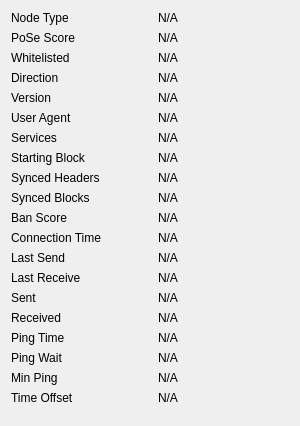
             <widget class="QWidget" name="detailWidget">
              <property name="geometry">
               <rect>
                <x>0</x>
                <y>0</y>
                <width>300</width>
                <height>426</height>
               </rect>
              </property>
              <property name="minimumSize">
               <size>
                <width>300</width>
                <height>0</height>
               </size>
              </property>
              <layout class="QGridLayout" name="gridLayout_2" columnminimumwidth="0,10,0">
               <item row="0" column="0">
                <widget class="QLabel" name="label_50">
                 <property name="text">
                  <string>Node Type</string>
                 </property>
                </widget>
               </item>
               <item row="0" column="2">
                <widget class="QLabel" name="peerNodeType">
                 <property name="cursor">
                  <cursorShape>IBeamCursor</cursorShape>
                 </property>
                 <property name="text">
                  <string>N/A</string>
                 </property>
                 <property name="textFormat">
                  <enum>Qt::PlainText</enum>
                 </property>
                 <property name="textInteractionFlags">
                  <set>Qt::LinksAccessibleByMouse|Qt::TextSelectableByKeyboard|Qt::TextSelectableByMouse</set>
                 </property>
                </widget>
               </item>
               <item row="1" column="0">
                <widget class="QLabel" name="label_51">
                 <property name="text">
                  <string>PoSe Score</string>
                 </property>
                </widget>
               </item>
               <item row="1" column="2">
                <widget class="QLabel" name="peerPoSeScore">
                 <property name="cursor">
                  <cursorShape>IBeamCursor</cursorShape>
                 </property>
                 <property name="text">
                  <string>N/A</string>
                 </property>
                 <property name="textFormat">
                  <enum>Qt::PlainText</enum>
                 </property>
                 <property name="textInteractionFlags">
                  <set>Qt::LinksAccessibleByMouse|Qt::TextSelectableByKeyboard|Qt::TextSelectableByMouse</set>
                 </property>
                </widget>
               </item>
               <item row="2" column="0">
                <widget class="QLabel" name="label_30">
                 <property name="text">
                  <string>Whitelisted</string>
                 </property>
                </widget>
               </item>
               <item row="2" column="2">
                <widget class="QLabel" name="peerWhitelisted">
                 <property name="cursor">
                  <cursorShape>IBeamCursor</cursorShape>
                 </property>
                 <property name="text">
                  <string>N/A</string>
                 </property>
                 <property name="textFormat">
                  <enum>Qt::PlainText</enum>
                 </property>
                 <property name="textInteractionFlags">
                  <set>Qt::LinksAccessibleByMouse|Qt::TextSelectableByKeyboard|Qt::TextSelectableByMouse</set>
                 </property>
                </widget>
               </item>
               <item row="3" column="0">
                <widget class="QLabel" name="label_23">
                 <property name="text">
                  <string>Direction</string>
                 </property>
                </widget>
               </item>
               <item row="3" column="2">
                <widget class="QLabel" name="peerDirection">
                 <property name="cursor">
                  <cursorShape>IBeamCursor</cursorShape>
                 </property>
                 <property name="text">
                  <string>N/A</string>
                 </property>
                 <property name="textFormat">
                  <enum>Qt::PlainText</enum>
                 </property>
                 <property name="textInteractionFlags">
                  <set>Qt::LinksAccessibleByMouse|Qt::TextSelectableByKeyboard|Qt::TextSelectableByMouse</set>
                 </property>
                </widget>
               </item>
               <item row="4" column="0">
                <widget class="QLabel" name="label_21">
                 <property name="text">
                  <string>Version</string>
                 </property>
                </widget>
               </item>
               <item row="4" column="2">
                <widget class="QLabel" name="peerVersion">
                 <property name="cursor">
                  <cursorShape>IBeamCursor</cursorShape>
                 </property>
                 <property name="text">
                  <string>N/A</string>
                 </property>
                 <property name="textFormat">
                  <enum>Qt::PlainText</enum>
                 </property>
                 <property name="textInteractionFlags">
                  <set>Qt::LinksAccessibleByMouse|Qt::TextSelectableByKeyboard|Qt::TextSelectableByMouse</set>
                 </property>
                </widget>
               </item>
               <item row="5" column="0">
                <widget class="QLabel" name="label_28">
                 <property name="text">
                  <string>User Agent</string>
                 </property>
                </widget>
               </item>
               <item row="5" column="2">
                <widget class="QLabel" name="peerSubversion">
                 <property name="cursor">
                  <cursorShape>IBeamCursor</cursorShape>
                 </property>
                 <property name="text">
                  <string>N/A</string>
                 </property>
                 <property name="textFormat">
                  <enum>Qt::PlainText</enum>
                 </property>
                 <property name="wordWrap">
                  <bool>true</bool>
                 </property>
                 <property name="textInteractionFlags">
                  <set>Qt::LinksAccessibleByMouse|Qt::TextSelectableByKeyboard|Qt::TextSelectableByMouse</set>
                 </property>
                </widget>
               </item>
               <item row="6" column="0">
                <widget class="QLabel" name="label_4">
                 <property name="text">
                  <string>Services</string>
                 </property>
                </widget>
               </item>
               <item row="6" column="2">
                <widget class="QLabel" name="peerServices">
                 <property name="cursor">
                  <cursorShape>IBeamCursor</cursorShape>
                 </property>
                 <property name="text">
                  <string>N/A</string>
                 </property>
                 <property name="textFormat">
                  <enum>Qt::PlainText</enum>
                 </property>
                 <property name="textInteractionFlags">
                  <set>Qt::LinksAccessibleByMouse|Qt::TextSelectableByKeyboard|Qt::TextSelectableByMouse</set>
                 </property>
                </widget>
               </item>
               <item row="7" column="0">
                <widget class="QLabel" name="label_29">
                 <property name="text">
                  <string>Starting Block</string>
                 </property>
                </widget>
               </item>
               <item row="7" column="2">
                <widget class="QLabel" name="peerHeight">
                 <property name="cursor">
                  <cursorShape>IBeamCursor</cursorShape>
                 </property>
                 <property name="text">
                  <string>N/A</string>
                 </property>
                 <property name="textFormat">
                  <enum>Qt::PlainText</enum>
                 </property>
                 <property name="textInteractionFlags">
                  <set>Qt::LinksAccessibleByMouse|Qt::TextSelectableByKeyboard|Qt::TextSelectableByMouse</set>
                 </property>
                </widget>
               </item>
               <item row="8" column="0">
                <widget class="QLabel" name="label_27">
                 <property name="text">
                  <string>Synced Headers</string>
                 </property>
                </widget>
               </item>
               <item row="8" column="2">
                <widget class="QLabel" name="peerSyncHeight">
                 <property name="cursor">
                  <cursorShape>IBeamCursor</cursorShape>
                 </property>
                 <property name="text">
                  <string>N/A</string>
                 </property>
                 <property name="textFormat">
                  <enum>Qt::PlainText</enum>
                 </property>
                 <property name="textInteractionFlags">
                  <set>Qt::LinksAccessibleByMouse|Qt::TextSelectableByKeyboard|Qt::TextSelectableByMouse</set>
                 </property>
                </widget>
               </item>
               <item row="9" column="0">
                <widget class="QLabel" name="label_25">
                 <property name="text">
                  <string>Synced Blocks</string>
                 </property>
                </widget>
               </item>
               <item row="9" column="2">
                <widget class="QLabel" name="peerCommonHeight">
                 <property name="cursor">
                  <cursorShape>IBeamCursor</cursorShape>
                 </property>
                 <property name="text">
                  <string>N/A</string>
                 </property>
                 <property name="textFormat">
                  <enum>Qt::PlainText</enum>
                 </property>
                 <property name="textInteractionFlags">
                  <set>Qt::LinksAccessibleByMouse|Qt::TextSelectableByKeyboard|Qt::TextSelectableByMouse</set>
                 </property>
                </widget>
               </item>
               <item row="10" column="0">
                <widget class="QLabel" name="label_24">
                 <property name="text">
                  <string>Ban Score</string>
                 </property>
                </widget>
               </item>
               <item row="10" column="2">
                <widget class="QLabel" name="peerBanScore">
                 <property name="cursor">
                  <cursorShape>IBeamCursor</cursorShape>
                 </property>
                 <property name="text">
                  <string>N/A</string>
                 </property>
                 <property name="textFormat">
                  <enum>Qt::PlainText</enum>
                 </property>
                 <property name="textInteractionFlags">
                  <set>Qt::LinksAccessibleByMouse|Qt::TextSelectableByKeyboard|Qt::TextSelectableByMouse</set>
                 </property>
                </widget>
               </item>
               <item row="11" column="0">
                <widget class="QLabel" name="label_22">
                 <property name="text">
                  <string>Connection Time</string>
                 </property>
                </widget>
               </item>
               <item row="11" column="2">
                <widget class="QLabel" name="peerConnTime">
                 <property name="cursor">
                  <cursorShape>IBeamCursor</cursorShape>
                 </property>
                 <property name="text">
                  <string>N/A</string>
                 </property>
                 <property name="textFormat">
                  <enum>Qt::PlainText</enum>
                 </property>
                 <property name="textInteractionFlags">
                  <set>Qt::LinksAccessibleByMouse|Qt::TextSelectableByKeyboard|Qt::TextSelectableByMouse</set>
                 </property>
                </widget>
               </item>
               <item row="12" column="0">
                <widget class="QLabel" name="label_15">
                 <property name="text">
                  <string>Last Send</string>
                 </property>
                </widget>
               </item>
               <item row="12" column="2">
                <widget class="QLabel" name="peerLastSend">
                 <property name="cursor">
                  <cursorShape>IBeamCursor</cursorShape>
                 </property>
                 <property name="text">
                  <string>N/A</string>
                 </property>
                 <property name="textFormat">
                  <enum>Qt::PlainText</enum>
                 </property>
                 <property name="textInteractionFlags">
                  <set>Qt::LinksAccessibleByMouse|Qt::TextSelectableByKeyboard|Qt::TextSelectableByMouse</set>
                 </property>
                </widget>
               </item>
               <item row="13" column="0">
                <widget class="QLabel" name="label_19">
                 <property name="text">
                  <string>Last Receive</string>
                 </property>
                </widget>
               </item>
               <item row="13" column="2">
                <widget class="QLabel" name="peerLastRecv">
                 <property name="cursor">
                  <cursorShape>IBeamCursor</cursorShape>
                 </property>
                 <property name="text">
                  <string>N/A</string>
                 </property>
                 <property name="textFormat">
                  <enum>Qt::PlainText</enum>
                 </property>
                 <property name="textInteractionFlags">
                  <set>Qt::LinksAccessibleByMouse|Qt::TextSelectableByKeyboard|Qt::TextSelectableByMouse</set>
                 </property>
                </widget>
               </item>
               <item row="14" column="0">
                <widget class="QLabel" name="label_18">
                 <property name="text">
                  <string>Sent</string>
                 </property>
                </widget>
               </item>
               <item row="14" column="2">
                <widget class="QLabel" name="peerBytesSent">
                 <property name="cursor">
                  <cursorShape>IBeamCursor</cursorShape>
                 </property>
                 <property name="text">
                  <string>N/A</string>
                 </property>
                 <property name="textFormat">
                  <enum>Qt::PlainText</enum>
                 </property>
                 <property name="textInteractionFlags">
                  <set>Qt::LinksAccessibleByMouse|Qt::TextSelectableByKeyboard|Qt::TextSelectableByMouse</set>
                 </property>
                </widget>
               </item>
               <item row="15" column="0">
                <widget class="QLabel" name="label_20">
                 <property name="text">
                  <string>Received</string>
                 </property>
                </widget>
               </item>
               <item row="15" column="2">
                <widget class="QLabel" name="peerBytesRecv">
                 <property name="cursor">
                  <cursorShape>IBeamCursor</cursorShape>
                 </property>
                 <property name="text">
                  <string>N/A</string>
                 </property>
                 <property name="textFormat">
                  <enum>Qt::PlainText</enum>
                 </property>
                 <property name="textInteractionFlags">
                  <set>Qt::LinksAccessibleByMouse|Qt::TextSelectableByKeyboard|Qt::TextSelectableByMouse</set>
                 </property>
                </widget>
               </item>
               <item row="16" column="0">
                <widget class="QLabel" name="label_26">
                 <property name="text">
                  <string>Ping Time</string>
                 </property>
                </widget>
               </item>
               <item row="16" column="2">
                <widget class="QLabel" name="peerPingTime">
                 <property name="cursor">
                  <cursorShape>IBeamCursor</cursorShape>
                 </property>
                 <property name="text">
                  <string>N/A</string>
                 </property>
                 <property name="textFormat">
                  <enum>Qt::PlainText</enum>
                 </property>
                 <property name="textInteractionFlags">
                  <set>Qt::LinksAccessibleByMouse|Qt::TextSelectableByKeyboard|Qt::TextSelectableByMouse</set>
                 </property>
                </widget>
               </item>
               <item row="17" column="0">
                <widget class="QLabel" name="peerPingWaitLabel">
                 <property name="toolTip">
                  <string>The duration of a currently outstanding ping.</string>
                 </property>
                 <property name="text">
                  <string>Ping Wait</string>
                 </property>
                </widget>
               </item>
               <item row="17" column="2">
                <widget class="QLabel" name="peerPingWait">
                 <property name="cursor">
                  <cursorShape>IBeamCursor</cursorShape>
                 </property>
                 <property name="text">
                  <string>N/A</string>
                 </property>
                 <property name="textFormat">
                  <enum>Qt::PlainText</enum>
                 </property>
                 <property name="textInteractionFlags">
                  <set>Qt::LinksAccessibleByMouse|Qt::TextSelectableByKeyboard|Qt::TextSelectableByMouse</set>
                 </property>
                </widget>
               </item>
               <item row="18" column="0">
                <widget class="QLabel" name="peerMinPingLabel">
                 <property name="text">
                  <string>Min Ping</string>
                 </property>
                </widget>
               </item>
               <item row="18" column="2">
                <widget class="QLabel" name="peerMinPing">
                 <property name="cursor">
                  <cursorShape>IBeamCursor</cursorShape>
                 </property>
                 <property name="text">
                  <string>N/A</string>
                 </property>
                 <property name="textFormat">
                  <enum>Qt::PlainText</enum>
                 </property>
                 <property name="textInteractionFlags">
                  <set>Qt::LinksAccessibleByMouse|Qt::TextSelectableByKeyboard|Qt::TextSelectableByMouse</set>
                 </property>
                </widget>
               </item>
               <item row="19" column="0">
                <widget class="QLabel" name="label_timeoffset">
                 <property name="text">
                  <string>Time Offset</string>
                 </property>
                </widget>
               </item>
               <item row="19" column="2">
                <widget class="QLabel" name="timeoffset">
                 <property name="cursor">
                  <cursorShape>IBeamCursor</cursorShape>
                 </property>
                 <property name="text">
                  <string>N/A</string>
                 </property>
                 <property name="textFormat">
                  <enum>Qt::PlainText</enum>
                 </property>
                 <property name="textInteractionFlags">
                  <set>Qt::LinksAccessibleByMouse|Qt::TextSelectableByKeyboard|Qt::TextSelectableByMouse</set>
                 </property>
                </widget>
               </item>
               <item row="20" column="0">
                <spacer name="verticalSpacer_3">
                 <property name="orientation">
                  <enum>Qt::Vertical</enum>
                 </property>
                 <property name="sizeHint" stdset="0">
                  <size>
                   <width>20</width>
                   <height>10</height>
                  </size>
                 </property>
                </spacer>
               </item>
              </layout>
             </widget>
